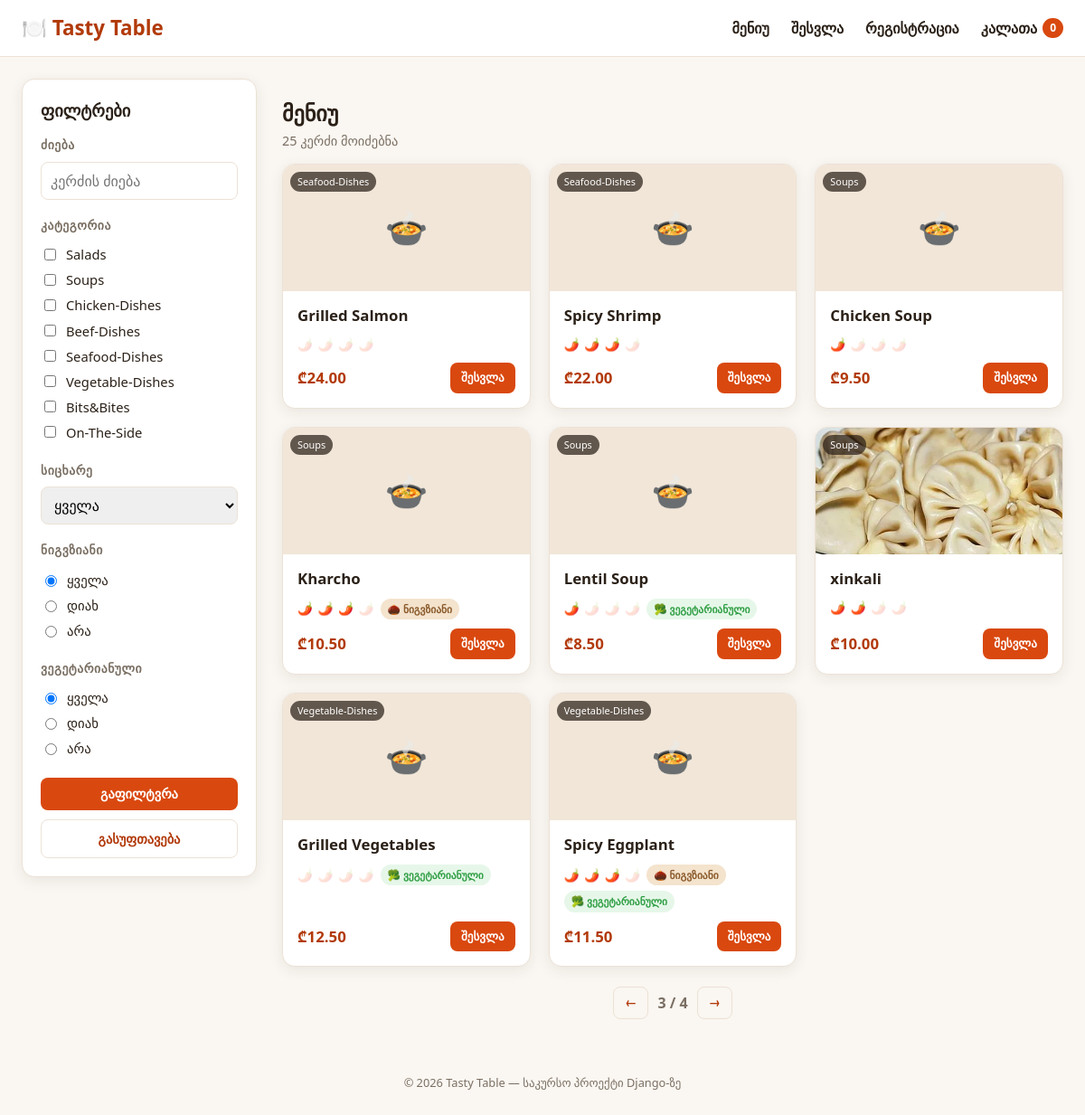
/?page=3, run on the app's committed database.
### menu/models.py (models this page shows, shortened)
class Dish(models.Model):
    SPICE_LEVEL_CHOICES = [
        (0, '0 - არ არის ცხარე'),
        (1, '1 - ოდნავ ცხარე'),
        (2, '2 - საშუალოდ ცხარე'),
        (3, '3 - ცხარე'),
        (4, '4 - ძალიან ცხარე'),
    ]
    class Category(models.TextChoices):
        SALADS = 'Salads', 'Salads'
        SOUPS = 'Soups', 'Soups'
        CHICKEN = 'Chicken-Dishes', 'Chicken-Dishes'
        BEEF = 'Beef-Dishes', 'Beef-Dishes'
        SEAFOOD = 'Seafood-Dishes', 'Seafood-Dishes'
        VEGETABLE = 'Vegetable-Dishes', 'Vegetable-Dishes'
        BITS_BITES = 'Bits&Bites', 'Bits&Bites'
        ON_THE_SIDE = 'On-The-Side', 'On-The-Side'
    name = models.CharField('დასახელება', max_length=150)
    category = models.CharField('კატეგორია', max_length=30, choices=Category.choices)
    image = models.ImageField('სურათი', upload_to='dishes/', blank=True, null=True)
    spice_level = models.PositiveSmallIntegerField(
        'სიცხარის მაჩვენებელი',
        choices=SPICE_LEVEL_CHOICES,
        validators=[MinValueValidator(0), MaxValueValidator(4)],
        default=0,
    )
    has_walnuts = models.BooleanField('ნიგვზიანია', default=False)
    is_vegetarian = models.BooleanField('ვეგეტარიანულია', default=False)
    price = models.DecimalField('ფასი', max_digits=6, decimal_places=2)
    description = models.TextField('აღწერა', blank=True)
    class Meta:
        verbose_name = 'კერძი'
        verbose_name_plural = 'კერძები'
        ordering = ['category', 'name']

### menu/views.py (the view, shortened to what this page needs)
# urls.py: path('', views.dish_list, name='dish_list'),
def dish_list(request):
    dishes = Dish.objects.all()
    search_query = request.GET.get('q', '').strip()
    if search_query:
        dishes = dishes.filter(Q(name__icontains=search_query) | Q(description__icontains=search_query))
    selected_categories = request.GET.getlist('category')
    if selected_categories:
        dishes = dishes.filter(category__in=selected_categories)
    max_spice = request.GET.get('max_spice')
    walnuts = request.GET.get('walnuts')  # 'yes' / 'no' / None (ყველა)
    if walnuts == 'yes':
        dishes = dishes.filter(has_walnuts=True)
    elif walnuts == 'no':
        dishes = dishes.filter(has_walnuts=False)
    vegetarian = request.GET.get('vegetarian')  # 'yes' / 'no' / None (ყველა)
    if vegetarian == 'yes':
        dishes = dishes.filter(is_vegetarian=True)
    elif vegetarian == 'no':
        dishes = dishes.filter(is_vegetarian=False)
    paginator = Paginator(dishes, 8)
    page_obj = paginator.get_page(request.GET.get('page'))
    context = {
        'dishes': page_obj,
        'page_obj': page_obj,
        'search_query': search_query,
        'categories': Dish.Category.choices,
        'selected_categories': selected_categories,
        'max_spice': max_spice if max_spice not in (None, '') else '',
        'walnuts': walnuts or '',
        'vegetarian': vegetarian or '',
        'spice_levels': Dish.SPICE_LEVEL_CHOICES,
        'spice_slots': range(1, 5),
        'cart_count': len(Cart(request)),
    }
    return render(request, 'menu/dish_list.html', context)

### menu/cart.py (called while the page is built)
    def __len__(self):
        return sum(self.cart.values())

### menu/templates/menu/dish_list.html (shortened to what this page needs)
{% extends 'menu/base.html' %}
{% load static %}
{% block content %}
<div class="layout">
    <aside class="filters">
        <form method="get" class="filter-form">
            <h2>ფილტრები</h2>
            <div class="filter-group">
                <h3>ძიება</h3>
                <input type="search" name="q" value="{{ search_query }}" placeholder="კერძის ძიება" class="search-input">
            </div>
            <div class="filter-group">
                <h3>კატეგორია</h3>
                {% for value, label in categories %}
                    <label class="checkbox-row">
                        <input type="checkbox" name="category" value="{{ value }}"
                            {% if value in selected_categories %}checked{% endif %}>
                        {{ label }}
                    </label>
                {% endfor %}
            </div>
            <div class="filter-group">
                <h3>სიცხარე</h3>
                <select name="max_spice">
                    <option value="">ყველა</option>
                </select>
            </div>
            <div class="filter-group">
                <h3>ნიგვზიანი</h3>
                <label class="radio-row"><input type="radio" name="walnuts" value="" {% if walnuts == '' %}checked{% endif %}> ყველა</label>
                <label class="radio-row"><input type="radio" name="walnuts" value="yes" {% if walnuts == 'yes' %}checked{% endif %}> დიახ</label>
                <label class="radio-row"><input type="radio" name="walnuts" value="no" {% if walnuts == 'no' %}checked{% endif %}> არა</label>
            </div>
            <div class="filter-group">
                <h3>ვეგეტარიანული</h3>
                <label class="radio-row"><input type="radio" name="vegetarian" value="" {% if vegetarian == '' %}checked{% endif %}> ყველა</label>
                <label class="radio-row"><input type="radio" name="vegetarian" value="yes" {% if vegetarian == 'yes' %}checked{% endif %}> დიახ</label>
                <label class="radio-row"><input type="radio" name="vegetarian" value="no" {% if vegetarian == 'no' %}checked{% endif %}> არა</label>
            </div>
            <div class="filter-actions">
                <button type="submit" class="btn btn-primary">გაფილტვრა</button>
                <a href="{% url 'dish_list' %}" class="btn btn-ghost">გასუფთავება</a>
            </div>
        </form>
    </aside>
    <section class="dish-grid-wrap">
        <h1>მენიუ</h1>
        <p class="results-count">{{ page_obj.paginator.count }} კერძი მოიძებნა</p>
        <div class="dish-grid">
            {% for dish in dishes %}
            <article class="dish-card">
                <div class="dish-image">
                    {% if dish.image %}
                        <img src="{{ dish.image.url }}" alt="{{ dish.name }}">
                    {% else %}
                        <div class="dish-image-placeholder">🍲</div>
                    {% endif %}
                    <span class="category-tag">{{ dish.get_category_display }}</span>
                </div>
                <div class="dish-body">
                    <h3 class="dish-name">{{ dish.name }}</h3>
                    <div class="dish-attrs">
                        <span class="attr spice" title="სიცხარე {{ dish.spice_level }}/4">
                            {% for i in spice_slots %}
                                {% if i <= dish.spice_level %}🌶️{% else %}<span class="chili-off">🌶️</span>{% endif %}
                            {% endfor %}
                        </span>
                        {% if dish.has_walnuts %}
                            <span class="attr pill walnut">🌰 ნიგვზიანი</span>
                        {% endif %}
                        {% if dish.is_vegetarian %}
                            <span class="attr pill veg">🥦 ვეგეტარიანული</span>
                        {% endif %}
                    </div>
                    <div class="dish-footer">
                        <span class="price">₾{{ dish.price }}</span>
                        {% if user.is_authenticated %}
                            <form method="post" action="{% url 'add_to_cart' dish.id %}">
                                {% csrf_token %}
                                <button type="submit" class="btn btn-primary btn-sm">კალათაში დამატება</button>
                            </form>
                        {% else %}
                            <a href="{% url 'login' %}?next={{ request.get_full_path|urlencode }}" class="btn btn-primary btn-sm">შესვლა</a>
                        {% endif %}
                    </div>
                </div>
            </article>
            {% empty %}
                <p class="empty-state">ამ ფილტრებით კერძი ვერ მოიძებნა. სცადეთ სხვა კომბინაცია.</p>
            {% endfor %}
        </div>
        {% if page_obj.paginator.num_pages > 1 %}
        <nav class="pagination">
            {% if page_obj.has_previous %}
                <a class="btn btn-ghost btn-sm" href="?page={{ page_obj.previous_page_number }}">←</a>
            {% endif %}
            <span class="page-indicator">{{ page_obj.number }} / {{ page_obj.paginator.num_pages }}</span>
            {% if page_obj.has_next %}
                <a class="btn btn-ghost btn-sm" href="?page={{ page_obj.next_page_number }}">→</a>
            {% endif %}
        </nav>
        {% endif %}
    </section>
</div>
{% endblock %}

### menu/static/menu/css/style.css (style rules this page uses)
:root { --color-primary: #d9480f; --color-primary-dark: #b23a0a; --color-bg: #faf6f1; --color-surface: #ffffff; --color-text: #2b2118; --color-muted: #7a6f63; --color-border: #ece2d6; --color-veg: #2f9e44; --color-walnut: #8a5a2b; --radius: 14px; --shadow: 0 4px 16px rgba(43, 33, 24, 0.08); }
* { box-sizing: border-box; }
body { margin: 0; font-family: 'Segoe UI', 'Helvetica Neue', Arial, sans-serif; background: var(--color-bg); color: var(--color-text); line-height: 1.5; }
a { color: inherit; text-decoration: none; }
.layout { display: grid; grid-template-columns: 260px 1fr; gap: 28px; align-items: start; }
.filters { background: var(--color-surface); border: 1px solid var(--color-border); border-radius: var(--radius); padding: 20px; box-shadow: var(--shadow); position: sticky; top: 84px; }
.filters h2 { margin-top: 0; font-size: 1.15rem; }
.filter-group { margin-bottom: 18px; }
.filter-group h3 { font-size: 0.85rem; text-transform: uppercase; letter-spacing: 0.04em; color: var(--color-muted); margin: 0 0 8px; }
.checkbox-row, .radio-row { display: flex; align-items: center; gap: 8px; font-size: 0.92rem; padding: 3px 0; cursor: pointer; }
.filter-form select, .search-input { width: 100%; padding: 8px 10px; border-radius: 8px; border: 1px solid var(--color-border); font-size: 0.92rem; font: inherit; }
.filter-actions { display: grid; grid-template-columns: 1fr; gap: 10px; margin-top: 8px; }
.btn { display: inline-flex; align-items: center; justify-content: center; border: none; border-radius: 8px; padding: 10px 16px; font-weight: 600; font-size: 0.9rem; cursor: pointer; text-align: center; }
.filter-actions .btn { width: 100%; min-width: 0; padding-inline: 12px; white-space: normal; }
.btn-primary { background: var(--color-primary); color: #fff; }
.btn-ghost { background: transparent; color: var(--color-primary-dark); border: 1px solid var(--color-border); }
.btn-sm { padding: 7px 12px; font-size: 0.82rem; }
.dish-grid-wrap h1 { margin-bottom: 2px; }
.results-count { color: var(--color-muted); margin-top: 0; font-size: 0.9rem; }
.dish-grid { display: grid; grid-template-columns: repeat(auto-fill, minmax(230px, 1fr)); gap: 20px; }
.dish-card { background: var(--color-surface); border: 1px solid var(--color-border); border-radius: var(--radius); overflow: hidden; box-shadow: var(--shadow); display: flex; flex-direction: column; transition: transform 0.15s ease; }
.dish-image { position: relative; height: 140px; background: #f1e6d8; display: flex; align-items: center; justify-content: center; }
.dish-image img { width: 100%; height: 100%; object-fit: cover; }
.dish-image-placeholder { font-size: 2.4rem; }
.category-tag { position: absolute; top: 8px; left: 8px; background: rgba(43, 33, 24, 0.72); color: #fff; font-size: 0.68rem; padding: 3px 8px; border-radius: 999px; }
.dish-body { padding: 14px 16px 16px; display: flex; flex-direction: column; gap: 10px; flex: 1; }
.dish-name { margin: 0; font-size: 1.05rem; }
.dish-attrs { display: flex; flex-wrap: wrap; gap: 6px; align-items: center; }
.attr.spice { font-size: 0.85rem; letter-spacing: 1px; }
.chili-off { opacity: 0.18; }
.pill { font-size: 0.72rem; padding: 3px 8px; border-radius: 999px; font-weight: 600; }
.pill.walnut { background: #f4e3cd; color: var(--color-walnut); }
.pill.veg { background: #e6f7e9; color: var(--color-veg); }
.dish-footer { margin-top: auto; display: flex; align-items: center; justify-content: space-between; gap: 10px; }
.price { font-weight: 700; font-size: 1.05rem; color: var(--color-primary-dark); }
.cart-actions, .pagination { display: flex; align-items: center; gap: 10px; flex-wrap: wrap; }
.pagination { justify-content: center; margin-top: 22px; }
.page-indicator { color: var(--color-muted); font-weight: 700; }
.filters .filter-actions { display: grid; grid-template-columns: 1fr; }
.filters .filter-actions .btn { width: 100%; }

### data on the page
Dish: category "Seafood-Dishes", name "Grilled Salmon", spice_level 0 (drawn), price "24.00"
Dish: category "Seafood-Dishes", name "Spicy Shrimp", spice_level 3 (drawn), price "22.00"
Dish: category "Soups", name "Chicken Soup", spice_level 1 (drawn), price "9.50"
Dish: category "Soups", name "Kharcho", spice_level 3 (drawn), has_walnuts "🌰 ნიგვზიანი", price "10.50"
Dish: category "Soups", name "Lentil Soup", spice_level 1 (drawn), is_vegetarian "🥦 ვეგეტარიანული", price "8.50"
Dish: image (picture), category "Soups", name "xinkali", spice_level 2 (drawn), price "10.00"
Dish: category "Vegetable-Dishes", name "Grilled Vegetables", spice_level 0 (drawn), is_vegetarian "🥦 ვეგეტარიანული", price "12.50"
Dish: category "Vegetable-Dishes", name "Spicy Eggplant", spice_level 3 (drawn), has_walnuts "🌰 ნიგვზიანი", is_vegetarian "🥦 ვეგეტარიანული", price "11.50"

### other printed values
{{ cart_count }} "0"
{{ label }} "Salads" "Soups" "Chicken-Dishes" "Beef-Dishes" "Seafood-Dishes" "Vegetable-Dishes" "Bits&Bites" "On-The-Side"
{{ page_obj.paginator.count }} "25"
{{ page_obj.number }} "3"
{{ page_obj.paginator.num_pages }} "4"
